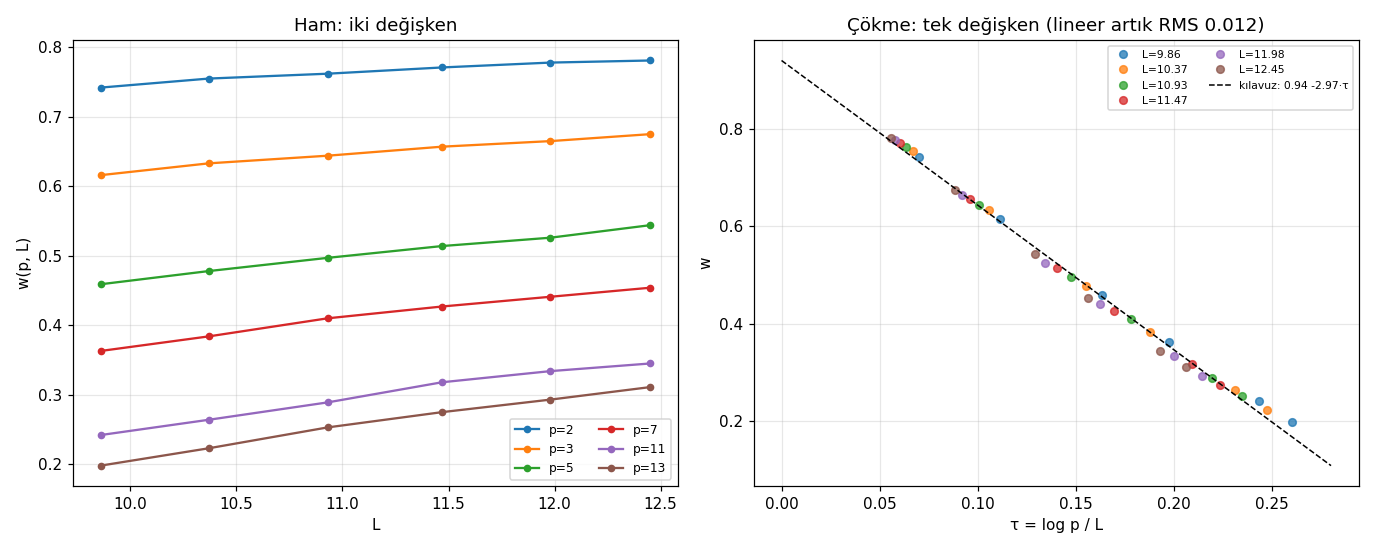

The script that saved this image:
"""
45b — w(p,L) ÖLÇEKLEME ÇÖKMESİ: TEK DEĞİŞKEN τ = log p / L (17 Ağustos 2026)
=============================================================================

45'in ham tablosu: w hem p ile düşüyor hem L ile yükseliyor.
Hipotez: ikisi tek değişkende birleşir — τ = log p / L
(Berry 1988 form-faktör değişkeni; sıfır gazının asal dalgayı
"perdeleme" etkinliği bu orana bağlı olmalı).

Veri: 45'in çıktı tablosu (yeniden üretilebilir: 45_wp_kalibrasyon.py).
"""

import numpy as np
import matplotlib.pyplot as plt
from pathlib import Path

HERE = Path(__file__).resolve().parent
PRIMES = [2, 3, 5, 7, 11, 13]
LS = [9.86, 10.37, 10.93, 11.47, 11.98, 12.45]
# 45 çıktısı: satır=L, sütun=p
W = np.array([
    [0.742, 0.616, 0.459, 0.363, 0.242, 0.198],
    [0.755, 0.633, 0.478, 0.384, 0.264, 0.223],
    [0.762, 0.644, 0.497, 0.410, 0.289, 0.253],
    [0.771, 0.657, 0.514, 0.427, 0.318, 0.275],
    [0.778, 0.665, 0.526, 0.441, 0.334, 0.293],
    [0.781, 0.675, 0.544, 0.454, 0.345, 0.311],
])

fig, axes = plt.subplots(1, 2, figsize=(12.5, 5))

# sol: ham eğriler
ax = axes[0]
for j, p in enumerate(PRIMES):
    ax.plot(LS, W[:, j], "o-", ms=4, label=f"p={p}")
ax.set_xlabel("L"); ax.set_ylabel("w(p, L)")
ax.set_title("Ham: iki değişken"); ax.legend(fontsize=8, ncol=2); ax.grid(alpha=0.3)

# sağ: çökme
ax = axes[1]
xs_all, ws_all = [], []
for i, L in enumerate(LS):
    xs = [np.log(p) / L for p in PRIMES]
    ax.plot(xs, W[i], "o", ms=5, alpha=0.75, label=f"L={L}")
    xs_all += xs; ws_all += list(W[i])
xs_all = np.array(xs_all); ws_all = np.array(ws_all)

# ampirik düz fit (kapalı form İDDİASI DEĞİL — sadece göz kılavuzu)
c = np.polyfit(xs_all, ws_all, 1)
xx = np.linspace(0, 0.28, 50)
ax.plot(xx, np.polyval(c, xx), "k--", lw=1,
        label=f"kılavuz: {c[1]:.2f} {c[0]:+.2f}·τ")
resid = ws_all - np.polyval(c, xs_all)
ax.set_xlabel("τ = log p / L"); ax.set_ylabel("w")
ax.set_title(f"Çökme: tek değişken (lineer artık RMS {np.sqrt((resid**2).mean()):.3f})")
ax.legend(fontsize=7, ncol=2); ax.grid(alpha=0.3)

plt.tight_layout()
out = HERE / "45b_olcekleme.png"
plt.savefig(out, dpi=110)

print(f"Lineer kılavuz: w ≈ {c[1]:.3f} {c[0]:+.3f}·τ, artık RMS = {np.sqrt((resid**2).mean()):.4f}")
print(f"τ→0 ekstrapolasyonu: w(0) ≈ {c[1]:.3f}  (1'e gitmesi 'tam iletim' demek olurdu)")
print("NOT: lineer form kapalı-form iddiası DEĞİL; sadece çökmenin kalitesini ölçüyor.")
print(f"Grafik: {out.name}")
